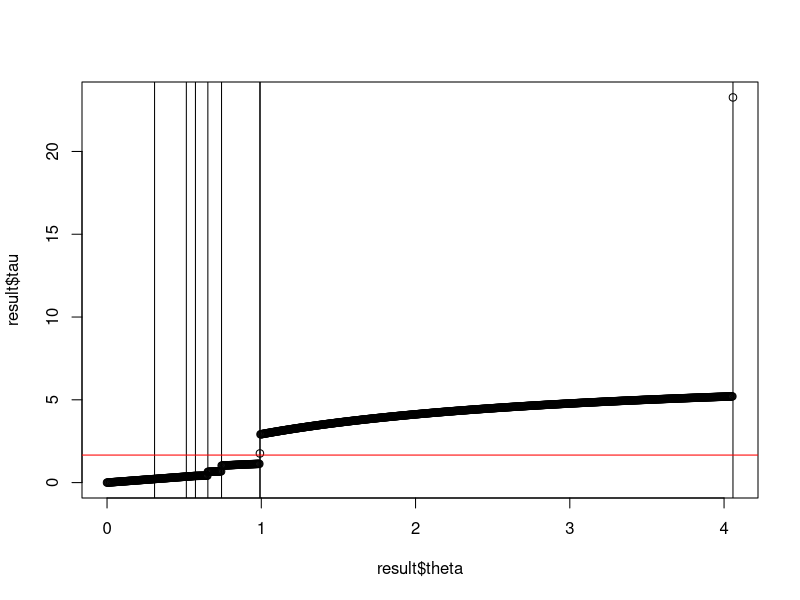
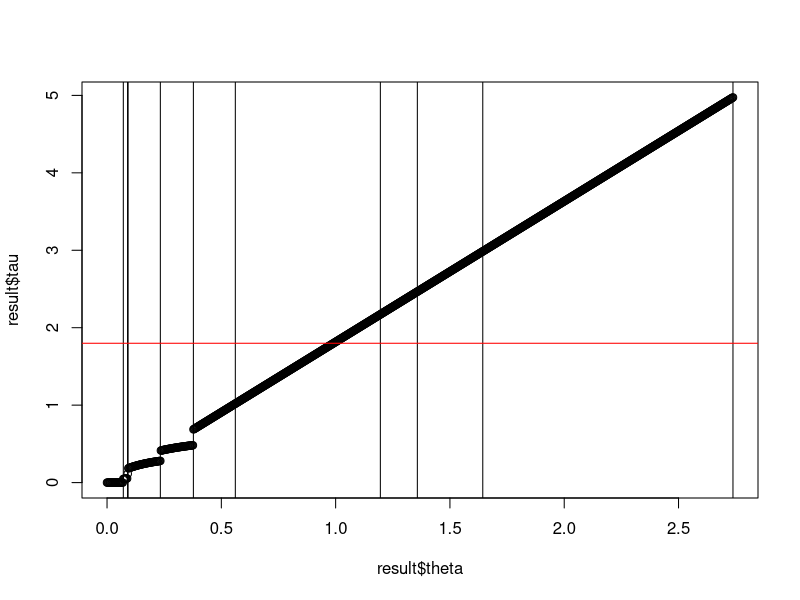

Generate these figures, in order, with R:
# ---- Plot eq. (8) ----------------------------
# DGF of MLE for hybrid type II censoring

n <- 8
true_theta <- 1
c <- 1
r <- 3

X <- rexp(n = n, rate = true_theta)
sort_X <- sort(X)
R_obs <- sum(X <= c)
if (R_obs < r) T_obs <- r / (sum(sort_X[1:r]) + (n-r) * sort_X[r])
if (R_obs >= r) T_obs <- R_obs / (sum(sort_X[1:R_obs]) + (n-R_obs) * c)


U <- rexp(n = n, rate = 1)

tau_8 <- function(U, r, c) {
  theta_grid <- seq(0, max(U / c), length.out = 1000)
  tau <- numeric(1000)
  U_sort <- sort(U)

  for (i in 1:1000) {
    theta <- theta_grid[i]
    R <- sum(U / theta <= c)

    if (R < r){
      tau[i] <- r * theta / (sum(U_sort[1:r]) + (n-r) * U_sort[r])
    }
    else {
      tau[i] <- R / (sum(U_sort[1:r]) / theta + (n-R) * c)
    }
  }

  return (list(theta = theta_grid, 
  tau = tau))
}

result <- tau_8(U, r, c)

plot(x = result$theta, y = result$tau)
abline(v = U)
abline(h = T_obs, col = "red")



# DGF of MLE for hybrid type I censoring


n <- 10
true_theta <- 1
c <- 1
r <- 5

X <- rexp(n = n, rate = true_theta)
sort_X <- sort(X)
R_obs <- sum(X <= c)
if (R_obs >= r) T_obs <- r / (sum(sort_X[1:r]) + (n-r) * sort_X[r])
if (R_obs < r) T_obs <- R_obs / (sum(sort_X[1:R_obs]) + (n-R_obs) * c)



U <- rexp(n = n, rate = 1)

tau_8 <- function(U, r, c) {
  theta_grid <- seq(0, max(U / c), length.out = 1000)
  tau <- numeric(1000)
  U_sort <- sort(U)

  for (i in 1:1000) {
    theta <- theta_grid[i]
    R <- sum(U / theta <= c)

    if (R >= r){
      tau[i] <- r * theta / (sum(U_sort[1:r]) + (n-r) * U_sort[r])
    }
    else {
      tau[i] <- R / (sum(U_sort[1:r]) / theta + (n-R) * c)
    }
  }

  return (list(theta = theta_grid, 
  tau = tau))
}

result <- tau_8(U, r, c)

plot(x = result$theta, y = result$tau)
abline(v = U)
abline(h = T_obs, col = "red")
